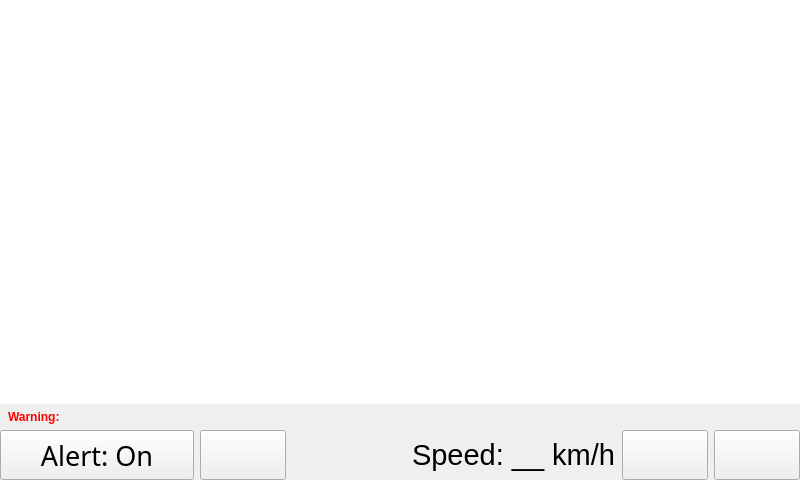
<?xml version="1.0" encoding="UTF-8"?>
<ui version="4.0">
 <class>MainWindow</class>
 <widget class="QMainWindow" name="MainWindow">
  <property name="windowModality">
   <enum>Qt::NonModal</enum>
  </property>
  <property name="geometry">
   <rect>
    <x>0</x>
    <y>0</y>
    <width>800</width>
    <height>480</height>
   </rect>
  </property>
  <property name="windowTitle">
   <string>CarSmartCam</string>
  </property>
  <property name="autoFillBackground">
   <bool>false</bool>
  </property>
  <property name="styleSheet">
   <string notr="true"/>
  </property>
  <property name="tabShape">
   <enum>QTabWidget::Rounded</enum>
  </property>
  <widget class="QWidget" name="centralWidget">
   <layout class="QGridLayout" name="gridLayout">
    <property name="leftMargin">
     <number>0</number>
    </property>
    <property name="topMargin">
     <number>0</number>
    </property>
    <property name="rightMargin">
     <number>0</number>
    </property>
    <property name="bottomMargin">
     <number>0</number>
    </property>
    <item row="0" column="2">
     <layout class="QVBoxLayout" name="verticalLayout">
      <item>
       <widget class="QGraphicsView" name="graphicsView">
        <property name="sizePolicy">
         <sizepolicy hsizetype="Expanding" vsizetype="Expanding">
          <horstretch>0</horstretch>
          <verstretch>3</verstretch>
         </sizepolicy>
        </property>
        <property name="frameShape">
         <enum>QFrame::NoFrame</enum>
        </property>
        <property name="frameShadow">
         <enum>QFrame::Plain</enum>
        </property>
        <property name="backgroundBrush">
         <brush brushstyle="NoBrush">
          <color alpha="0">
           <red>0</red>
           <green>0</green>
           <blue>0</blue>
          </color>
         </brush>
        </property>
        <property name="viewportUpdateMode">
         <enum>QGraphicsView::FullViewportUpdate</enum>
        </property>
       </widget>
      </item>
      <item>
       <widget class="QLabel" name="warningText">
        <property name="font">
         <font>
          <weight>75</weight>
          <bold>true</bold>
         </font>
        </property>
        <property name="styleSheet">
         <string notr="true">color: #ff0000;
font-weight: bold;
padding-left: 5px;
padding-right: 5px;</string>
        </property>
        <property name="text">
         <string>Warning: </string>
        </property>
       </widget>
      </item>
      <item>
       <layout class="QHBoxLayout" name="horizontalLayout">
        <item>
         <widget class="QPushButton" name="alertBtn">
          <property name="sizePolicy">
           <sizepolicy hsizetype="Fixed" vsizetype="Expanding">
            <horstretch>0</horstretch>
            <verstretch>3</verstretch>
           </sizepolicy>
          </property>
          <property name="minimumSize">
           <size>
            <width>194</width>
            <height>38</height>
           </size>
          </property>
          <property name="styleSheet">
           <string notr="true">font: 20pt 14pt;
padding-right: 10px;
padding-left: 10px;</string>
          </property>
          <property name="text">
           <string>Alert: On</string>
          </property>
          <property name="icon">
           <iconset>
            <normaloff>:/resources/images/warning.png</normaloff>:/resources/images/warning.png</iconset>
          </property>
          <property name="iconSize">
           <size>
            <width>48</width>
            <height>48</height>
           </size>
          </property>
          <property name="checkable">
           <bool>false</bool>
          </property>
          <property name="default">
           <bool>false</bool>
          </property>
          <property name="flat">
           <bool>false</bool>
          </property>
         </widget>
        </item>
        <item>
         <widget class="QPushButton" name="muteBtn">
          <property name="sizePolicy">
           <sizepolicy hsizetype="Fixed" vsizetype="Minimum">
            <horstretch>0</horstretch>
            <verstretch>0</verstretch>
           </sizepolicy>
          </property>
          <property name="minimumSize">
           <size>
            <width>80</width>
            <height>38</height>
           </size>
          </property>
          <property name="styleSheet">
           <string notr="true">font: 20pt 14pt;
padding-right: 10px;
padding-left: 10px;</string>
          </property>
          <property name="text">
           <string/>
          </property>
          <property name="icon">
           <iconset resource="../../resources.qrc">
            <normaloff>:/resources/images/volume.png</normaloff>:/resources/images/volume.png</iconset>
          </property>
          <property name="iconSize">
           <size>
            <width>48</width>
            <height>48</height>
           </size>
          </property>
          <property name="checkable">
           <bool>false</bool>
          </property>
          <property name="default">
           <bool>false</bool>
          </property>
          <property name="flat">
           <bool>false</bool>
          </property>
         </widget>
        </item>
        <item>
         <spacer name="horizontalSpacer">
          <property name="orientation">
           <enum>Qt::Horizontal</enum>
          </property>
          <property name="sizeHint" stdset="0">
           <size>
            <width>40</width>
            <height>20</height>
           </size>
          </property>
         </spacer>
        </item>
        <item>
         <widget class="QLabel" name="speedLabel">
          <property name="font">
           <font>
            <pointsize>22</pointsize>
           </font>
          </property>
          <property name="autoFillBackground">
           <bool>true</bool>
          </property>
          <property name="text">
           <string>Speed: __ km/h</string>
          </property>
          <property name="margin">
           <number>12</number>
          </property>
         </widget>
        </item>
        <item>
         <widget class="QPushButton" name="setupBtn">
          <property name="sizePolicy">
           <sizepolicy hsizetype="Minimum" vsizetype="Expanding">
            <horstretch>0</horstretch>
            <verstretch>0</verstretch>
           </sizepolicy>
          </property>
          <property name="minimumSize">
           <size>
            <width>75</width>
            <height>38</height>
           </size>
          </property>
          <property name="styleSheet">
           <string notr="true">font: 20pt 14pt;
padding-right: 10px;
padding-left: 10px;</string>
          </property>
          <property name="text">
           <string/>
          </property>
          <property name="icon">
           <iconset resource="../../resources.qrc">
            <normaloff>:/resources/images/setup.png</normaloff>:/resources/images/setup.png</iconset>
          </property>
          <property name="iconSize">
           <size>
            <width>48</width>
            <height>48</height>
           </size>
          </property>
          <property name="default">
           <bool>false</bool>
          </property>
         </widget>
        </item>
        <item>
         <widget class="QPushButton" name="simulationBtn">
          <property name="sizePolicy">
           <sizepolicy hsizetype="Fixed" vsizetype="Expanding">
            <horstretch>0</horstretch>
            <verstretch>0</verstretch>
           </sizepolicy>
          </property>
          <property name="minimumSize">
           <size>
            <width>50</width>
            <height>50</height>
           </size>
          </property>
          <property name="styleSheet">
           <string notr="true">font: 20pt 14pt;
padding-right: 10px;
padding-left: 10px;</string>
          </property>
          <property name="text">
           <string/>
          </property>
          <property name="icon">
           <iconset resource="../../resources.qrc">
            <normaloff>:/resources/images/driving.png</normaloff>:/resources/images/driving.png</iconset>
          </property>
          <property name="iconSize">
           <size>
            <width>48</width>
            <height>48</height>
           </size>
          </property>
          <property name="default">
           <bool>false</bool>
          </property>
          <property name="flat">
           <bool>false</bool>
          </property>
         </widget>
        </item>
       </layout>
      </item>
     </layout>
    </item>
   </layout>
  </widget>
 </widget>
 <layoutdefault spacing="6" margin="11"/>
 <resources>
  <include location="../../resources.qrc"/>
 </resources>
 <connections/>
</ui>
